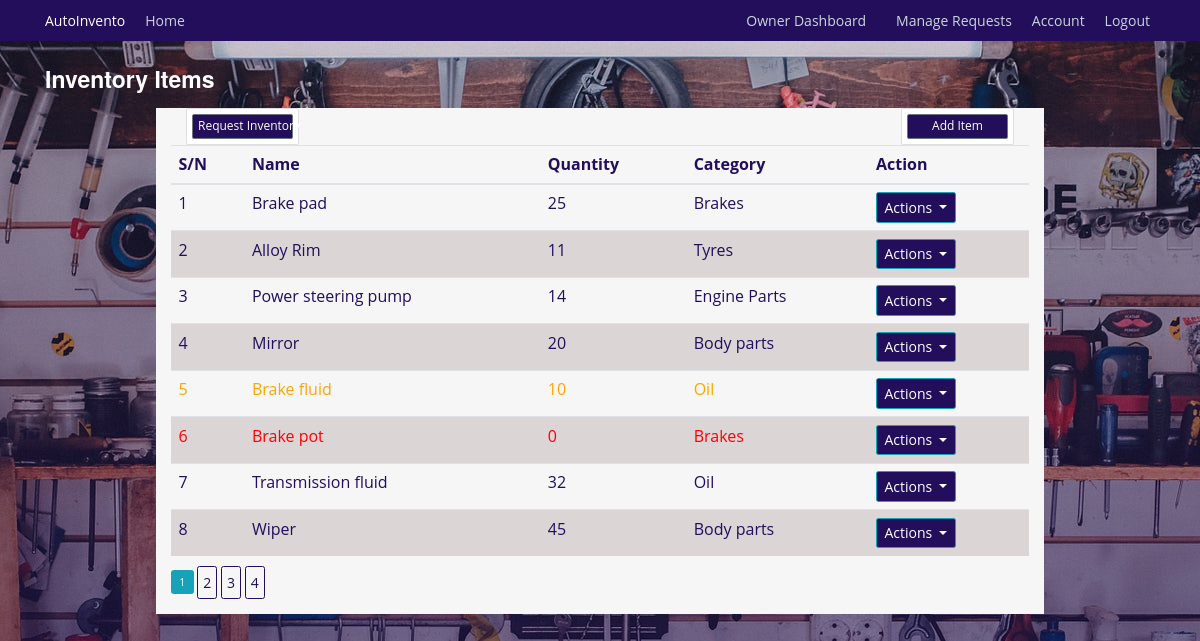
/inventory/view (signed in), run on an earlier commit of the app's database.
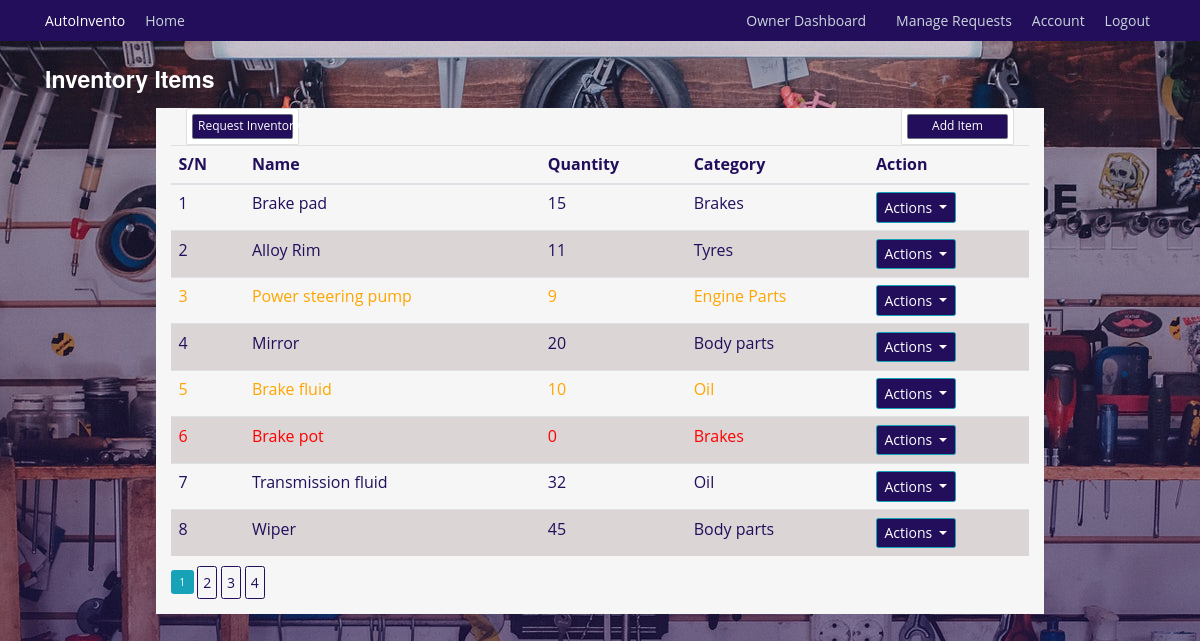
And on a later commit of the database.
### autoinvento/models.py (models this page shows, shortened)
class InventoryItem(db.Model):
    id = db.Column(db.Integer, primary_key=True)
    name = db.Column(db.String(128), unique=True, nullable=False, index=True)
    quantity = db.Column(db.Integer, nullable=False)
    category = db.Column(db.String(50), nullable=False)
    low_stock_threshold = db.Column(db.Integer, default=10)
    date_added = db.Column(db.DateTime, default=datetime.utcnow)
    supplier_id = db.Column(db.Integer, db.ForeignKey('supplier.id'))
    supplier = db.relationship('Supplier', back_populates='items')
    usage_logs = db.relationship('UsageLog', back_populates='items', cascade='all, delete-orphan')
    notifications = db.relationship('Notification', back_populates='items', cascade='all, delete-orphan')
    requests = db.relationship('InventoryRequest', back_populates='requested_item')

### autoinvento/inventory/routes.py (the view)
@inventory.route('/inventory/view', methods=['GET', 'POST'])
@login_required
def view_inventories():
    page = request.args.get('page', 1, type=int)
    inventories = InventoryItem.query.paginate(page=page, per_page=8)
    return render_template('view_inventories.html', title='Inventories', inventories=inventories)

### autoinvento/models.py (called while the page is built)
@login_manager.user_loader
def load_user(mechanic_id):
    return Mechanics.query.get(int(mechanic_id))

### autoinvento/templates/view_inventories.html (shortened to what this page needs)
{% extends "base.html" %} {% block content %}
<div class="inventory">
  <h3 class="mt-4" style="color:white">Inventory Items</h3>
  <div class="container mt-2 background mt-4">
    <div class="col-md-2 float-left">
      <div class="card p-2">
        <a
          class="btn btn-sm btn-secondary"
          href="{{ url_for('users.submit_request') }}"
          >Request Inventory</a
        >
      </div>
    </div>
    <div class="col-md-2 float-right">
      <div class="card p-2">
        <a
          class="btn btn-sm btn-secondary"
          href="{{ url_for('inventory.add_inventory') }}"
          >Add Item</a
        >
      </div>
    </div>
    <table class="table">
      <thead>
        <tr>
          <th>S/N</th>
          <th>Name</th>
          <th>Quantity</th>
          <th>Category</th>
          <th>Action</th>
        </tr>
      </thead>
      <tbody>
        {% for inventory in inventories %}
          {% if inventory.quantity > 0 and inventory.quantity <= 10 %}
          <tr style="color:orange">
          {% elif inventory.quantity == 0 %}
          <tr style="color:red">
          {% else %}
          <tr style="color:#220e5b">
          {% endif %}
          <td>{{ inventory.id }}</td>
          <td>{{ inventory.name }}</td>
          <td>{{ inventory.quantity }}</td>
          <td>{{ inventory.category }}</td>
          <td>
            <div class="dropdown">
              <button
                class="btn btn-info dropdown-toggle"
                type="button"
                data-bs-toggle="dropdown"
                aria-expanded="false"
              >
                Actions
              </button>
            </div>
          </td>
        </tr>
        {% endfor %}
      </tbody>
    </table>
    {% for page_num in inventories.iter_pages(left_edge=1, right_edge=1, left_current=1, right_current=2) %}
        {% if page_num %}
            {% if inventories.page == page_num %}
                <a class="btn btn-info mb-4" href="{{ url_for('inventory.view_inventories', page=page_num) }}">{{ page_num }}</a>
            {% else %}
                <a class="btn btn-outline-info mb-4" href="{{ url_for('inventory.view_inventories', page=page_num) }}">{{ page_num }}</a>
            {% endif %}
        {% else %}
            . . .
        {% endif %}
    {% endfor %}
  </div>
  {% endblock content %}

### autoinvento/templates/base.html (shortened to what this page needs)
<html lang="en">
<head>
    <link rel="stylesheet" href="https://cdn.jsdelivr.net/npm/bootstrap-icons@1.10.5/font/bootstrap-icons.css">
    <link rel="stylesheet" href="https://maxcdn.bootstrapcdn.com/bootstrap/4.0.0/css/bootstrap.min.css">
    <link rel="stylesheet" href="{{ url_for('static', filename='css/styles.css') }}">
</head>
<body>
    <header class="site-header">
        <nav class="navbar navbar-expand-md navbar-dark bg-steel fixed-top">
          <div class="container">
            <a class="navbar-brand mr-4" href="{{ url_for('main.index') }}">AutoInvento</a>
            <div class="collapse navbar-collapse" id="navbarToggle">
              <div class="navbar-nav mr-auto">
                {% if current_user.is_authenticated %}
                  <a class="nav-item nav-link" href="{{ url_for('main.index') }}">Home</a>
                {% endif %}
              </div>
              <div class="navbar-nav">
                {% if current_user.is_authenticated %}
                  {% if current_user.is_superuser %}
                    <a class="nav-item nav-link" href="{{ url_for('users.owner_dashboard') }}">Owner Dashboard<a></a>
                    <a class="nav-item nav-link" href="{{ url_for('users.manage_requests') }}">Manage Requests</a>
                  {% endif %}
                    <a class="nav-item nav-link" href="{{ url_for('users.account') }}">Account</a>
                    <a class="nav-item nav-link" href="{{ url_for('users.logout') }}">Logout</a>
                {% else %}
                  <a class="nav-item nav-link" href="{{ url_for('users.login') }}">Login</a>
                {% endif %}
              </div>
            </div>
          </div>
        </nav>
      </header>
      <main role="main" class="container sec">
        <div class="row">
          <div class="col-md-12">
            {% block content %}{% endblock %}
          </div>
        </div>
      </main>
  </body>
</html>

### autoinvento/static/css/styles.css (style rules this page uses)
:root { --color-primary: #220e5b; --color-black: #090909; --text-color: var(--color-black); --color-white: #ffffff; --color-background: #f6f6f6; --font-family-base: "Open Sans", "Helvetica Neue", Helvetica, Arial, sans-serif; --font-family-title: "Raleway", "Helvetica Neue", Helvetica, Arial, sans-serif; --font-size-small: 1.2rem; --font-size-medium: 1.4rem; --font-size-large: 1.8rem; --font-size-x-large: 2.3rem; --font-size-xx-large: 3.5rem; --font-weight-regular: 400; --font-weight-bold: 700; --nav-item-font-family: var(--font-family-title); --nav-item-font-weight: var(--font-weight-bold); --nav-item-font-size: var(--font-size-medium); --nav-item-letter-spacing: 0.04rem; --nav-item-display: inline-block; --nav-item-margin: 0 0 3rem 0; --nav-item-link-hover: var(--color-white); --section-tagline-margin: 0; --button-display: inline-block; --section-padding: 4rem 0; --section-header-padding: 0 0 3rem; --section-body-padding: 0 0 3rem; --section-header-align: center; --section-title-margin: 0; }
html { scroll-behavior: smooth; font-size: 62.5%; }
body { background: linear-gradient(180deg, var(--color-background), #689fc4); color: var(--color-primary); margin-top: 5rem; font-family: var(--font-family-base); font-size: var(--font-size-medium); font-weight: var(--font-weight-regular); }
h1, h2, h3, h4, h5, h6 { color: var(--color-primary); font-family: var(--font-family-title); font-weight: var(--font-weight-bold); }
.navbar-brand.mr-4 { transform: none; font-size: var(--font-size-medium); }
.navbar-nav { gap: 10px; }
.bg-steel { background-color: var(--color-primary); }
.site-header .navbar-nav .nav-link { color: #cbd5db; }
.row { display: flex; justify-content: space-evenly; }
.btn.btn-outline-info { display: var(--button-display); padding: var(--button-padding); border: 1px solid var(--color-primary); color: var(--color-primary); font-size: var(--font-size-medium); padding: 5; display: var(--button-display); }
tr:nth-child(even) { background-color: #dbd5d5; }
.btn.btn-info.dropdown-toggle { background-color: var(--color-primary); font-size: var(--font-size-medium); }
.col-md-12 h3 { font-size: var(--font-size-x-large); color: var(--color-primary); }
.container.background { margin-top: 20; background: var(--color-white); width: 80%; }
.btn.btn-sm.btn-secondary { background-color: var(--color-primary); font-size: var(--font-size-small); }
.container.mt-4 { background-color: var(--color-background); }

What changed in the data, as far as the page shows it:
changed InventoryItem "Brake pad": quantity "25" → "15"
changed InventoryItem "Power steering pump": quantity "14" → "9"
